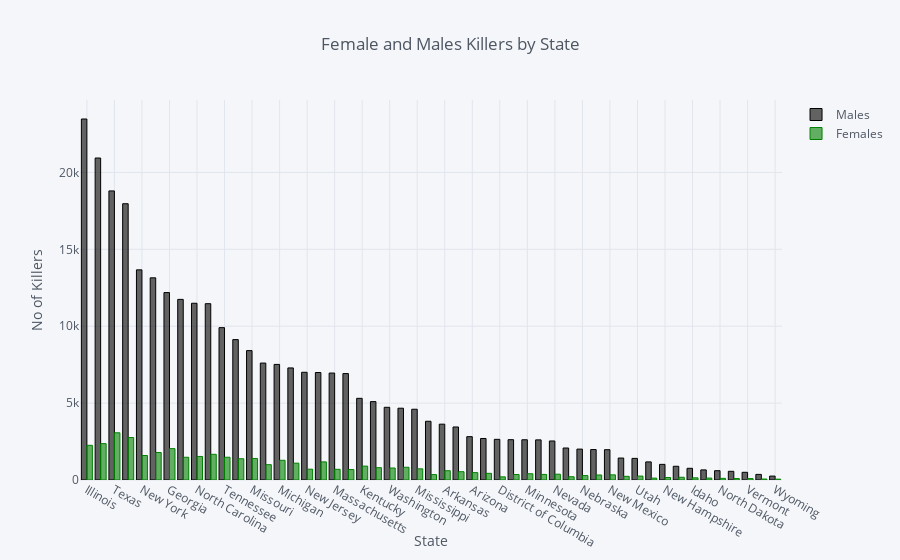

Notebook cell for this chart:
### Code cell
#Female and Male Killers by State
gender = gun[['state','Males','Females']].groupby('state').sum().sort_values(by='Males',ascending=False)
gender = gender.reset_index().set_index(keys='state')
gender.iplot(kind='bar',colors=['Black','Green'],title='Female and Males Killers by State',xTitle='State',yTitle='No of Killers')

### Figure 1 — Plotly figure (JSON) as saved in the notebook; plotly's stock layout.template omitted (floating-point values rounded to 4 significant figures)
{"data": [{"marker": {"color": "rgba(0, 0, 0, 0.6)", "line": {"color": "rgba(0, 0, 0, 1.0)", "width": 1}}, "name": "Males", "orientation": "v", "text": "", "type": "bar", "uid": "8d9ffca6-c913-11e8-99d7-acb57d762223", "x": ["Illinois", "California", "Texas", "Florida", "New York", "Ohio", "Georgia", "Pennsylvania", "North Carolina", "Louisiana", "Tennessee", "South Carolina", "Missouri", "Virginia", "Michigan", "Indiana", "New Jersey", "Alabama", "Massachusetts", "Maryland", "Kentucky", "Wisconsin", "Washington", "Oklahoma", "Mississippi", "Connecticut", "Arkansas", "Colorado", "Arizona", "Oregon", "District of Columbia", "Iowa", "Minnesota", "Kansas", "Nevada", "Delaware", "Nebraska", "West Virginia", "New Mexico", "Alaska", "Utah", "Rhode Island", "New Hampshire", "Maine", "Idaho", "Montana", "North Dakota", "South Dakota", "Vermont", "Hawaii", "Wyoming"], "y": [23473, 20935, 18797, 17964, 13663, 13145, 12187, 11744, 11492, 11465, 9907, 9129, 8413, 7603, 7515, 7287, 7005, 6990, 6954, 6920, 5310, 5098, 4727, 4668, 4601, 3819, 3630, 3448, 2818, 2699, 2644, 2622, 2617, 2610, 2538, 2081, 2009, 1979, 1971, 1428, 1405, 1177, 1016, 893, 760, 657, 605, 565, 500, 364, 255]}, {"marker": {"color": "rgba(0, 128, 0, 0.6)", "line": {"color": "rgba(0, 128, 0, 1.0)", "width": 1}}, "name": "Females", "orientation": "v", "text": "", "type": "bar", "uid": "8d9ffca7-c913-11e8-9de1-acb57d762223", "x": ["Illinois", "California", "Texas", "Florida", "New York", "Ohio", "Georgia", "Pennsylvania", "North Carolina", "Louisiana", "Tennessee", "South Carolina", "Missouri", "Virginia", "Michigan", "Indiana", "New Jersey", "Alabama", "Massachusetts", "Maryland", "Kentucky", "Wisconsin", "Washington", "Oklahoma", "Mississippi", "Connecticut", "Arkansas", "Colorado", "Arizona", "Oregon", "District of Columbia", "Iowa", "Minnesota", "Kansas", "Nevada", "Delaware", "Nebraska", "West Virginia", "New Mexico", "Alaska", "Utah", "Rhode Island", "New Hampshire", "Maine", "Idaho", "Montana", "North Dakota", "South Dakota", "Vermont", "Hawaii", "Wyoming"], "y": [2255, 2366, 3070, 2761, 1593, 1786, 2039, 1478, 1531, 1670, 1480, 1381, 1400, 997, 1281, 1095, 703, 1178, 695, 677, 903, 801, 780, 827, 726, 351, 603, 539, 480, 434, 205, 357, 406, 362, 377, 212, 287, 326, 335, 238, 254, 122, 163, 177, 141, 124, 107, 95, 91, 63, 54]}], "layout": {"legend": {"bgcolor": "#F5F6F9", "font": {"color": "#4D5663"}}, "paper_bgcolor": "#F5F6F9", "plot_bgcolor": "#F5F6F9", "title": "Female and Males Killers by State", "titlefont": {"color": "#4D5663"}, "xaxis": {"gridcolor": "#E1E5ED", "showgrid": true, "tickfont": {"color": "#4D5663"}, "title": "State", "titlefont": {"color": "#4D5663"}, "zerolinecolor": "#E1E5ED"}, "yaxis": {"gridcolor": "#E1E5ED", "showgrid": true, "tickfont": {"color": "#4D5663"}, "title": "No of Killers", "titlefont": {"color": "#4D5663"}, "zerolinecolor": "#E1E5ED"}}}
